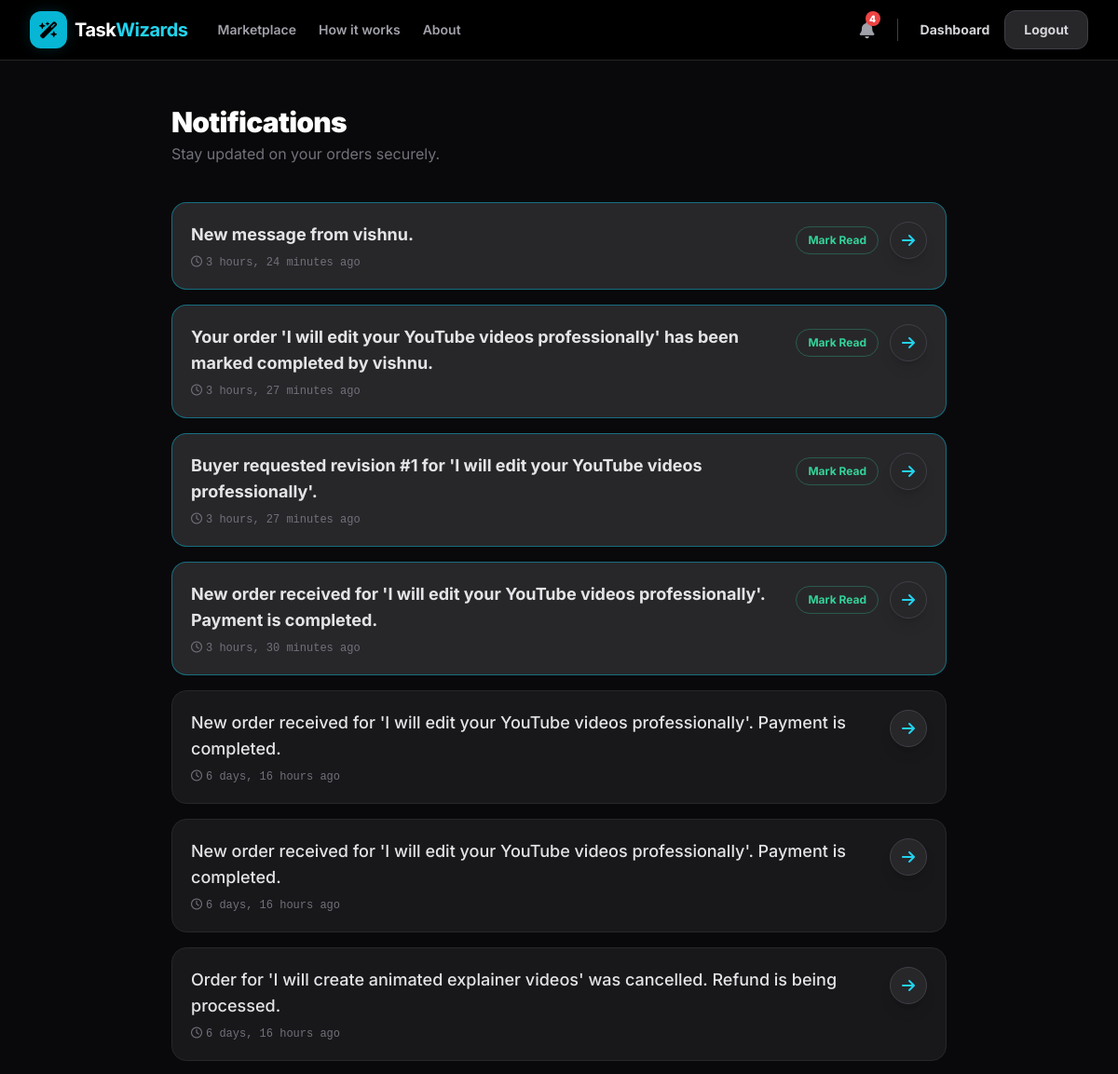
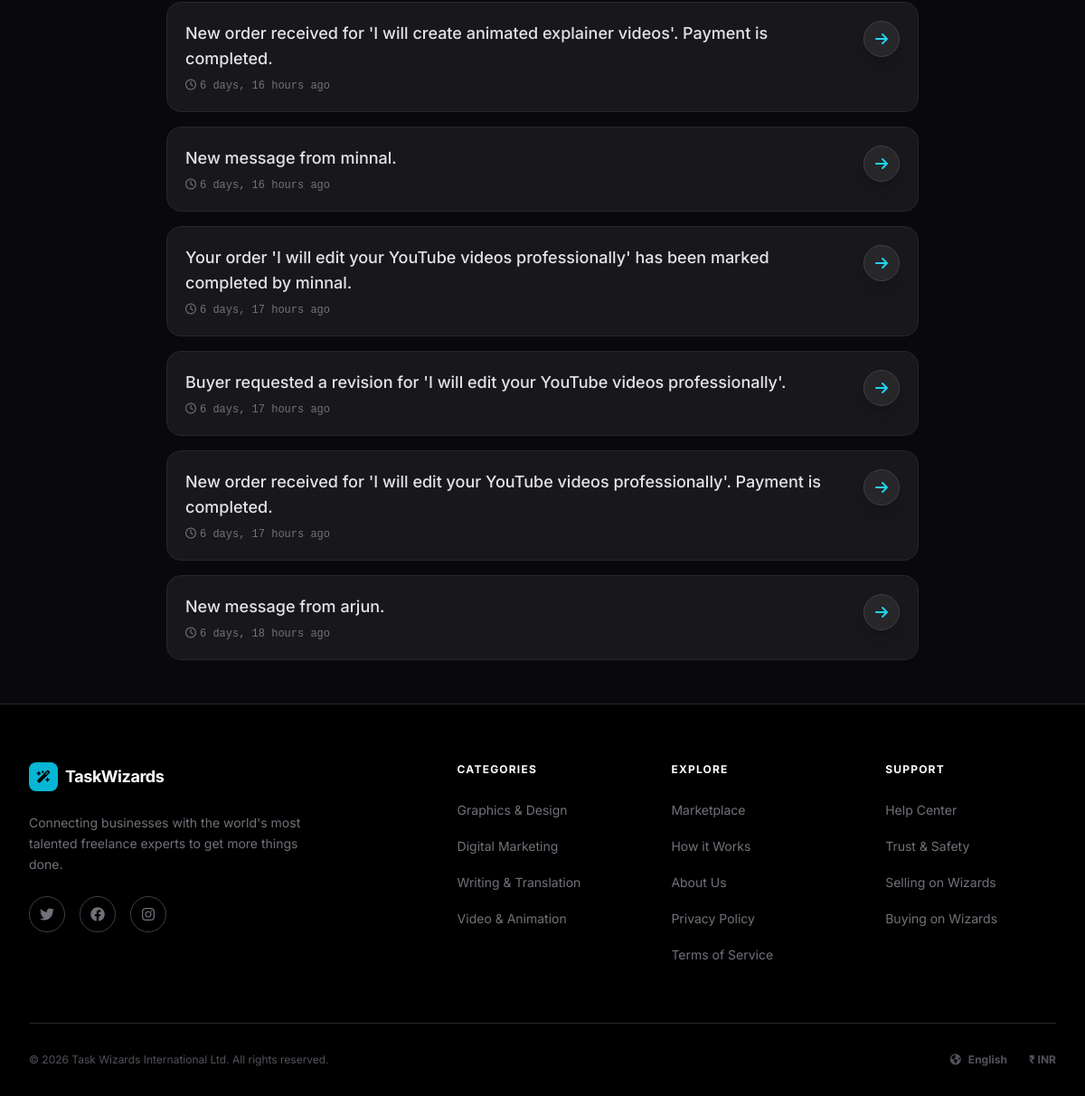
The app's page /marketplace/notifications/ (signed in) with its own data (2 pictures, top to bottom).
### marketplace/models.py (models this page shows, shortened)
class Notification(models.Model):
    user = models.ForeignKey(settings.AUTH_USER_MODEL, on_delete=models.CASCADE, related_name="notifications")
    message = models.CharField(max_length=255)
    link = models.CharField(max_length=255, blank=True, null=True)
    is_read = models.BooleanField(default=False)
    created_at = models.DateTimeField(auto_now_add=True)
    class Meta:
        ordering = ["-created_at"]

### marketplace/views.py (the view)
# urls.py: path("notifications/", views.NotificationListView.as_view(), name="notification_list"),
class NotificationListView(LoginRequiredMixin, ListView):
    model = Notification
    template_name = "marketplace/notification_list.html"
    context_object_name = "notifications"
    def get_queryset(self):
        return Notification.objects.filter(user=self.request.user)

### marketplace/templates/marketplace/notification_list.html (shortened to what this page needs)
{% extends "account/base.html" %}
{% block content %}
<div class="max-w-4xl mx-auto px-4 sm:px-6 lg:px-8 py-12">
    <div class="mb-10 block">
        <h1 class="text-3xl font-black text-white tracking-tight">Notifications</h1>
        <p class="text-zinc-500 mt-1">Stay updated on your orders securely.</p>
    </div>
    {% if notifications %}
        <div class="space-y-4">
            {% for notification in notifications %}
            <div class="{% if not notification.is_read %}bg-zinc-800 border-cyan-500/50{% else %}bg-zinc-900 border-zinc-800{% endif %} rounded-2xl border p-5 flex items-start justify-between hover:border-zinc-600 transition-all duration-300">
                <div class="flex-1">
                    <p class="text-zinc-200 text-lg {% if not notification.is_read %}font-bold{% else %}font-medium{% endif %}">
                        {{ notification.message }}
                    </p>
                    <p class="text-zinc-500 text-xs mt-2 font-mono">
                        <i class="fa-regular fa-clock mr-1"></i>{{ notification.created_at|timesince }} ago
                    </p>
                </div>
                <div class="ml-4 flex items-center gap-3">
                    {% if not notification.is_read %}
                        <form action="{% url 'marketplace:mark_notification_read' notification.pk %}" method="POST" class="inline">
                            <button type="submit" class="text-xs font-bold text-emerald-400 hover:text-emerald-300 border border-emerald-400/30 hover:border-emerald-400 px-3 py-1.5 rounded-full transition-all">
                                Mark Read
                            </button>
                        </form>
                    {% endif %}
                    {% if notification.link %}
                        <a href="{{ notification.link }}" class="w-10 h-10 rounded-full bg-zinc-800 flex items-center justify-center text-cyan-400 hover:bg-cyan-500 hover:text-black transition-all shadow-lg border border-zinc-700 hover:border-cyan-400">
                            <i class="fa-solid fa-arrow-right"></i>
                        </a>
                    {% endif %}
                </div>
            </div>
            {% endfor %}
        </div>
    {% endif %}
</div>
{% endblock %}

### records on screen
Notification: message "New message from vishnu.", created_at "3 hours, 24 minutes", is_read "Mark Read"
Notification: message "Your order 'I will edit your YouTube videos professionally' has been marked completed by vishnu.", created_at "3 hours, 27 minutes", is_read "Mark Read"
Notification: message "Buyer requested revision #1 for 'I will edit your YouTube videos professionally'.", created_at "3 hours, 27 minutes", is_read "Mark Read"
Notification: message "New order received for 'I will edit your YouTube videos professionally'. Payment is completed.", created_at "3 hours, 30 minutes", is_read "Mark Read"
Notification: message "New order received for 'I will edit your YouTube videos professionally'. Payment is completed.", created_at "6 days, 16 hours"
Notification: message "New order received for 'I will edit your YouTube videos professionally'. Payment is completed.", created_at "6 days, 16 hours"
Notification: message "Order for 'I will create animated explainer videos' was cancelled. Refund is being processed.", created_at "6 days, 16 hours"
Notification: message "New order received for 'I will create animated explainer videos'. Payment is completed.", created_at "6 days, 16 hours"
Notification: message "New message from minnal.", created_at "6 days, 16 hours"
Notification: message "Your order 'I will edit your YouTube videos professionally' has been marked completed by minnal.", created_at "6 days, 17 hours"
Notification: message "Buyer requested a revision for 'I will edit your YouTube videos professionally'.", created_at "6 days, 17 hours"
Notification: message "New order received for 'I will edit your YouTube videos professionally'. Payment is completed.", created_at "6 days, 17 hours"
Notification: message "New message from arjun.", created_at "6 days, 18 hours"
